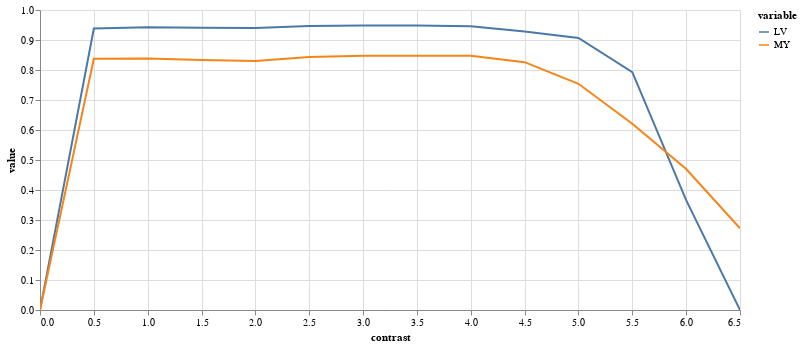

Write notebook code for a chart like this one.
### Code cell
results = eval_contrast_series(img(), trueMask(), trainedModel, start=0, end=7, step=0.5, components=['bg','LV','MY'])
plot_eval_series(results)

### Figure 1 — Vega-Lite specification as saved in the notebook (floating-point values rounded to 4 significant figures)
{"config": {"view": {"continuousWidth": 400, "continuousHeight": 300}}, "data": {"name": "data-c37a4d8e3a048ee820546ca411d61453"}, "mark": "line", "encoding": {"color": {"type": "nominal", "field": "variable"}, "tooltip": {"type": "quantitative", "field": "value"}, "x": {"type": "quantitative", "field": "contrast"}, "y": {"type": "quantitative", "field": "value"}}, "height": 300, "selection": {"selector004": {"type": "interval", "bind": "scales", "encodings": ["x", "y"]}}, "width": 700, "$schema": "https://vega.github.io/schema/vega-lite/v4.8.1.json", "datasets": {"data-c37a4d8e3a048ee820546ca411d61453": [{"contrast": 0.0, "variable": "LV", "value": 0.0}, {"contrast": 0.5, "variable": "LV", "value": 0.9384}, {"contrast": 1.0, "variable": "LV", "value": 0.9425}, {"contrast": 1.5, "variable": "LV", "value": 0.9407}, {"contrast": 2.0, "variable": "LV", "value": 0.9399}, {"contrast": 2.5, "variable": "LV", "value": 0.9469}, {"contrast": 3.0, "variable": "LV", "value": 0.9487}, {"contrast": 3.5, "variable": "LV", "value": 0.9487}, {"contrast": 4.0, "variable": "LV", "value": 0.946}, {"contrast": 4.5, "variable": "LV", "value": 0.9285}, {"contrast": 5.0, "variable": "LV", "value": 0.9067}, {"contrast": 5.5, "variable": "LV", "value": 0.7928}, {"contrast": 6.0, "variable": "LV", "value": 0.3661}, {"contrast": 6.5, "variable": "LV", "value": 0.0}, {"contrast": 0.0, "variable": "MY", "value": 0.0}, {"contrast": 0.5, "variable": "MY", "value": 0.8374}, {"contrast": 1.0, "variable": "MY", "value": 0.8381}, {"contrast": 1.5, "variable": "MY", "value": 0.8333}, {"contrast": 2.0, "variable": "MY", "value": 0.8304}, {"contrast": 2.5, "variable": "MY", "value": 0.8436}, {"contrast": 3.0, "variable": "MY", "value": 0.8474}, {"contrast": 3.5, "variable": "MY", "value": 0.8471}, {"contrast": 4.0, "variable": "MY", "value": 0.8471}, {"contrast": 4.5, "variable": "MY", "value": 0.8262}, {"contrast": 5.0, "variable": "MY", "value": 0.754}, {"contrast": 5.5, "variable": "MY", "value": 0.6208}, {"contrast": 6.0, "variable": "MY", "value": 0.4698}, {"contrast": 6.5, "variable": "MY", "value": 0.2723}]}}
